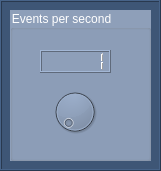
      <widget class="QFrame" name="frameEPS">
       <property name="geometry">
        <rect>
         <x>150</x>
         <y>0</y>
         <width>161</width>
         <height>171</height>
        </rect>
       </property>
       <property name="palette">
        <palette>
         <active>
          <colorrole role="WindowText">
           <brush brushstyle="SolidPattern">
            <color alpha="255">
             <red>0</red>
             <green>0</green>
             <blue>0</blue>
            </color>
           </brush>
          </colorrole>
          <colorrole role="Button">
           <brush brushstyle="SolidPattern">
            <color alpha="255">
             <red>62</red>
             <green>86</green>
             <blue>118</blue>
            </color>
           </brush>
          </colorrole>
          <colorrole role="Light">
           <brush brushstyle="SolidPattern">
            <color alpha="255">
             <red>255</red>
             <green>255</green>
             <blue>255</blue>
            </color>
           </brush>
          </colorrole>
          <colorrole role="Midlight">
           <brush brushstyle="SolidPattern">
            <color alpha="255">
             <red>255</red>
             <green>255</green>
             <blue>255</blue>
            </color>
           </brush>
          </colorrole>
          <colorrole role="Dark">
           <brush brushstyle="SolidPattern">
            <color alpha="255">
             <red>127</red>
             <green>127</green>
             <blue>127</blue>
            </color>
           </brush>
          </colorrole>
          <colorrole role="Mid">
           <brush brushstyle="SolidPattern">
            <color alpha="255">
             <red>170</red>
             <green>170</green>
             <blue>170</blue>
            </color>
           </brush>
          </colorrole>
          <colorrole role="Text">
           <brush brushstyle="SolidPattern">
            <color alpha="255">
             <red>0</red>
             <green>0</green>
             <blue>0</blue>
            </color>
           </brush>
          </colorrole>
          <colorrole role="BrightText">
           <brush brushstyle="SolidPattern">
            <color alpha="255">
             <red>255</red>
             <green>255</green>
             <blue>255</blue>
            </color>
           </brush>
          </colorrole>
          <colorrole role="ButtonText">
           <brush brushstyle="SolidPattern">
            <color alpha="255">
             <red>0</red>
             <green>0</green>
             <blue>0</blue>
            </color>
           </brush>
          </colorrole>
          <colorrole role="Base">
           <brush brushstyle="SolidPattern">
            <color alpha="255">
             <red>62</red>
             <green>86</green>
             <blue>118</blue>
            </color>
           </brush>
          </colorrole>
          <colorrole role="Window">
           <brush brushstyle="SolidPattern">
            <color alpha="255">
             <red>62</red>
             <green>86</green>
             <blue>118</blue>
            </color>
           </brush>
          </colorrole>
          <colorrole role="Shadow">
           <brush brushstyle="SolidPattern">
            <color alpha="255">
             <red>0</red>
             <green>0</green>
             <blue>0</blue>
            </color>
           </brush>
          </colorrole>
          <colorrole role="AlternateBase">
           <brush brushstyle="SolidPattern">
            <color alpha="255">
             <red>255</red>
             <green>255</green>
             <blue>255</blue>
            </color>
           </brush>
          </colorrole>
          <colorrole role="ToolTipBase">
           <brush brushstyle="SolidPattern">
            <color alpha="255">
             <red>255</red>
             <green>255</green>
             <blue>220</blue>
            </color>
           </brush>
          </colorrole>
          <colorrole role="ToolTipText">
           <brush brushstyle="SolidPattern">
            <color alpha="255">
             <red>0</red>
             <green>0</green>
             <blue>0</blue>
            </color>
           </brush>
          </colorrole>
         </active>
         <inactive>
          <colorrole role="WindowText">
           <brush brushstyle="SolidPattern">
            <color alpha="255">
             <red>0</red>
             <green>0</green>
             <blue>0</blue>
            </color>
           </brush>
          </colorrole>
          <colorrole role="Button">
           <brush brushstyle="SolidPattern">
            <color alpha="255">
             <red>62</red>
             <green>86</green>
             <blue>118</blue>
            </color>
           </brush>
          </colorrole>
          <colorrole role="Light">
           <brush brushstyle="SolidPattern">
            <color alpha="255">
             <red>255</red>
             <green>255</green>
             <blue>255</blue>
            </color>
           </brush>
          </colorrole>
          <colorrole role="Midlight">
           <brush brushstyle="SolidPattern">
            <color alpha="255">
             <red>255</red>
             <green>255</green>
             <blue>255</blue>
            </color>
           </brush>
          </colorrole>
          <colorrole role="Dark">
           <brush brushstyle="SolidPattern">
            <color alpha="255">
             <red>127</red>
             <green>127</green>
             <blue>127</blue>
            </color>
           </brush>
          </colorrole>
          <colorrole role="Mid">
           <brush brushstyle="SolidPattern">
            <color alpha="255">
             <red>170</red>
             <green>170</green>
             <blue>170</blue>
            </color>
           </brush>
          </colorrole>
          <colorrole role="Text">
           <brush brushstyle="SolidPattern">
            <color alpha="255">
             <red>0</red>
             <green>0</green>
             <blue>0</blue>
            </color>
           </brush>
          </colorrole>
          <colorrole role="BrightText">
           <brush brushstyle="SolidPattern">
            <color alpha="255">
             <red>255</red>
             <green>255</green>
             <blue>255</blue>
            </color>
           </brush>
          </colorrole>
          <colorrole role="ButtonText">
           <brush brushstyle="SolidPattern">
            <color alpha="255">
             <red>0</red>
             <green>0</green>
             <blue>0</blue>
            </color>
           </brush>
          </colorrole>
          <colorrole role="Base">
           <brush brushstyle="SolidPattern">
            <color alpha="255">
             <red>62</red>
             <green>86</green>
             <blue>118</blue>
            </color>
           </brush>
          </colorrole>
          <colorrole role="Window">
           <brush brushstyle="SolidPattern">
            <color alpha="255">
             <red>62</red>
             <green>86</green>
             <blue>118</blue>
            </color>
           </brush>
          </colorrole>
          <colorrole role="Shadow">
           <brush brushstyle="SolidPattern">
            <color alpha="255">
             <red>0</red>
             <green>0</green>
             <blue>0</blue>
            </color>
           </brush>
          </colorrole>
          <colorrole role="AlternateBase">
           <brush brushstyle="SolidPattern">
            <color alpha="255">
             <red>255</red>
             <green>255</green>
             <blue>255</blue>
            </color>
           </brush>
          </colorrole>
          <colorrole role="ToolTipBase">
           <brush brushstyle="SolidPattern">
            <color alpha="255">
             <red>255</red>
             <green>255</green>
             <blue>220</blue>
            </color>
           </brush>
          </colorrole>
          <colorrole role="ToolTipText">
           <brush brushstyle="SolidPattern">
            <color alpha="255">
             <red>0</red>
             <green>0</green>
             <blue>0</blue>
            </color>
           </brush>
          </colorrole>
         </inactive>
         <disabled>
          <colorrole role="WindowText">
           <brush brushstyle="SolidPattern">
            <color alpha="255">
             <red>127</red>
             <green>127</green>
             <blue>127</blue>
            </color>
           </brush>
          </colorrole>
          <colorrole role="Button">
           <brush brushstyle="SolidPattern">
            <color alpha="255">
             <red>62</red>
             <green>86</green>
             <blue>118</blue>
            </color>
           </brush>
          </colorrole>
          <colorrole role="Light">
           <brush brushstyle="SolidPattern">
            <color alpha="255">
             <red>255</red>
             <green>255</green>
             <blue>255</blue>
            </color>
           </brush>
          </colorrole>
          <colorrole role="Midlight">
           <brush brushstyle="SolidPattern">
            <color alpha="255">
             <red>255</red>
             <green>255</green>
             <blue>255</blue>
            </color>
           </brush>
          </colorrole>
          <colorrole role="Dark">
           <brush brushstyle="SolidPattern">
            <color alpha="255">
             <red>127</red>
             <green>127</green>
             <blue>127</blue>
            </color>
           </brush>
          </colorrole>
          <colorrole role="Mid">
           <brush brushstyle="SolidPattern">
            <color alpha="255">
             <red>170</red>
             <green>170</green>
             <blue>170</blue>
            </color>
           </brush>
          </colorrole>
          <colorrole role="Text">
           <brush brushstyle="SolidPattern">
            <color alpha="255">
             <red>127</red>
             <green>127</green>
             <blue>127</blue>
            </color>
           </brush>
          </colorrole>
          <colorrole role="BrightText">
           <brush brushstyle="SolidPattern">
            <color alpha="255">
             <red>255</red>
             <green>255</green>
             <blue>255</blue>
            </color>
           </brush>
          </colorrole>
          <colorrole role="ButtonText">
           <brush brushstyle="SolidPattern">
            <color alpha="255">
             <red>127</red>
             <green>127</green>
             <blue>127</blue>
            </color>
           </brush>
          </colorrole>
          <colorrole role="Base">
           <brush brushstyle="SolidPattern">
            <color alpha="255">
             <red>62</red>
             <green>86</green>
             <blue>118</blue>
            </color>
           </brush>
          </colorrole>
          <colorrole role="Window">
           <brush brushstyle="SolidPattern">
            <color alpha="255">
             <red>62</red>
             <green>86</green>
             <blue>118</blue>
            </color>
           </brush>
          </colorrole>
          <colorrole role="Shadow">
           <brush brushstyle="SolidPattern">
            <color alpha="255">
             <red>0</red>
             <green>0</green>
             <blue>0</blue>
            </color>
           </brush>
          </colorrole>
          <colorrole role="AlternateBase">
           <brush brushstyle="SolidPattern">
            <color alpha="255">
             <red>255</red>
             <green>255</green>
             <blue>255</blue>
            </color>
           </brush>
          </colorrole>
          <colorrole role="ToolTipBase">
           <brush brushstyle="SolidPattern">
            <color alpha="255">
             <red>255</red>
             <green>255</green>
             <blue>220</blue>
            </color>
           </brush>
          </colorrole>
          <colorrole role="ToolTipText">
           <brush brushstyle="SolidPattern">
            <color alpha="255">
             <red>0</red>
             <green>0</green>
             <blue>0</blue>
            </color>
           </brush>
          </colorrole>
         </disabled>
        </palette>
       </property>
       <property name="autoFillBackground">
        <bool>false</bool>
       </property>
       <property name="styleSheet">
        <string notr="true">background-color: rgb(62, 86, 118);</string>
       </property>
       <property name="frameShape">
        <enum>QFrame::Box</enum>
       </property>
       <property name="frameShadow">
        <enum>QFrame::Raised</enum>
       </property>
       <property name="lineWidth">
        <number>1</number>
       </property>
       <widget class="QGroupBox" name="groupBoxEPS">
        <property name="geometry">
         <rect>
          <x>10</x>
          <y>10</y>
          <width>141</width>
          <height>151</height>
         </rect>
        </property>
        <property name="autoFillBackground">
         <bool>false</bool>
        </property>
        <property name="styleSheet">
         <string notr="true">background-color: rgb(142, 159, 185);
color: rgb(255, 255, 255);
font: 75 10pt &quot;Sans Serif&quot;;
</string>
        </property>
        <property name="title">
         <string>Events per second</string>
        </property>
        <property name="flat">
         <bool>false</bool>
        </property>
        <property name="checkable">
         <bool>false</bool>
        </property>
        <widget class="QDial" name="dialEPS">
         <property name="geometry">
          <rect>
           <x>40</x>
           <y>70</y>
           <width>50</width>
           <height>64</height>
          </rect>
         </property>
         <property name="minimum">
          <number>1</number>
         </property>
         <property name="maximum">
          <number>5000</number>
         </property>
         <property name="value">
          <number>1</number>
         </property>
        </widget>
        <widget class="QLCDNumber" name="lcdNumberEPS">
         <property name="geometry">
          <rect>
           <x>30</x>
           <y>40</y>
           <width>71</width>
           <height>23</height>
          </rect>
         </property>
         <property name="smallDecimalPoint">
          <bool>true</bool>
         </property>
         <property name="segmentStyle">
          <enum>QLCDNumber::Filled</enum>
         </property>
         <property name="value" stdset="0">
          <double>1.000000000000000</double>
         </property>
        </widget>
       </widget>
      </widget>
